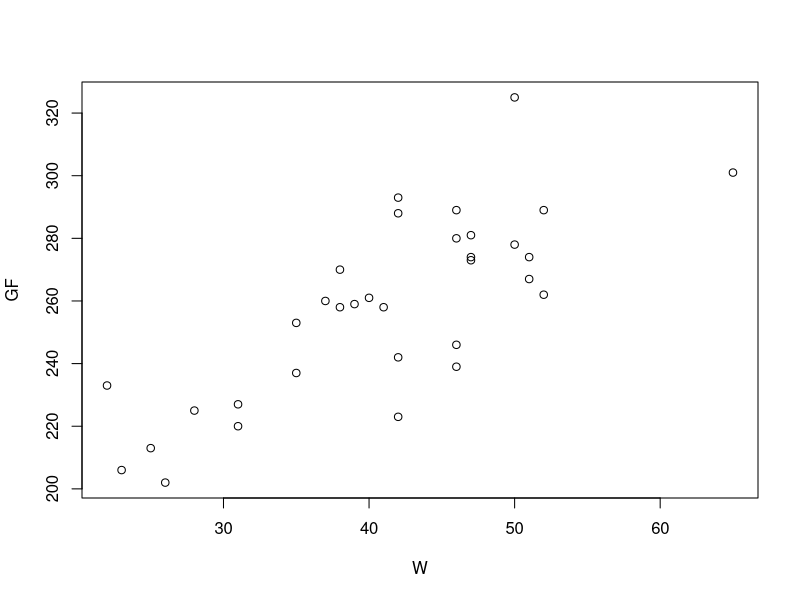
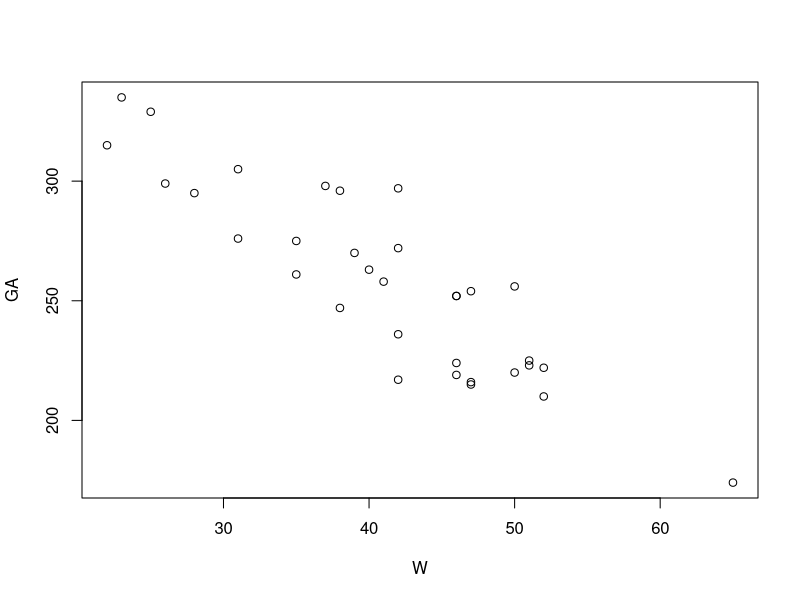
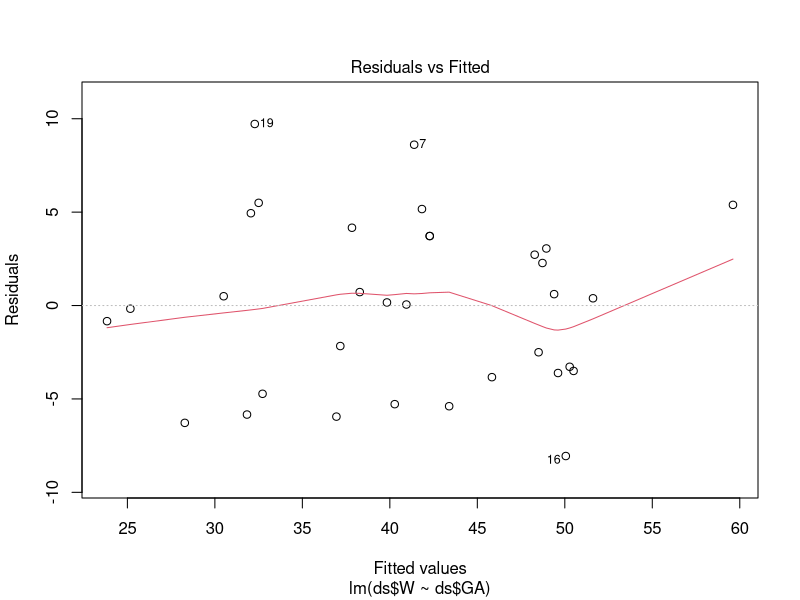
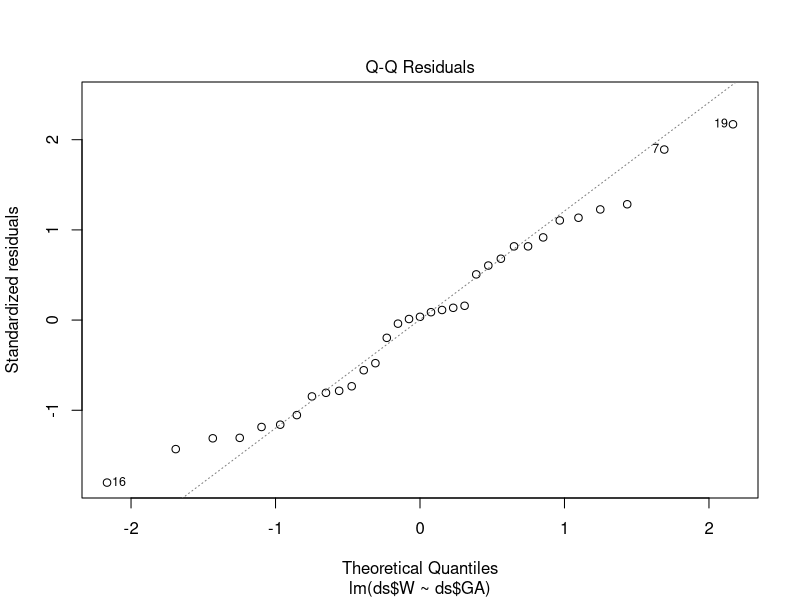
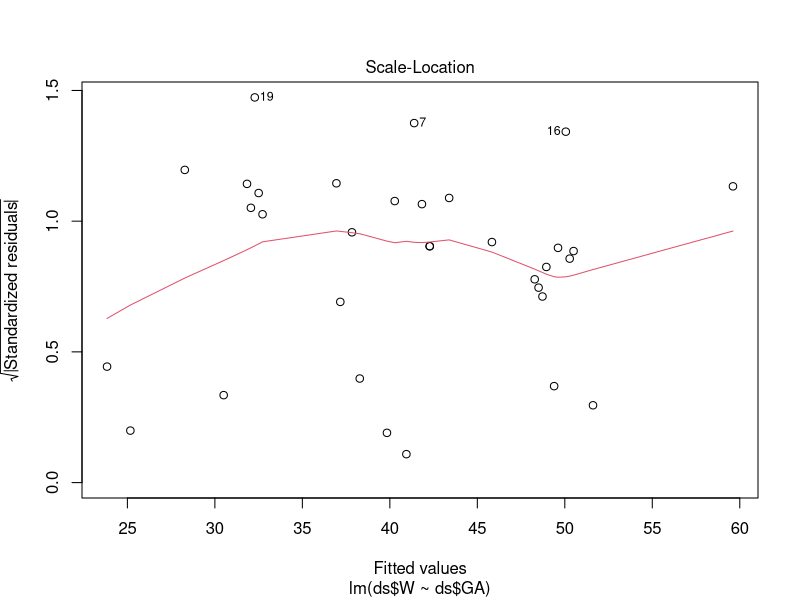
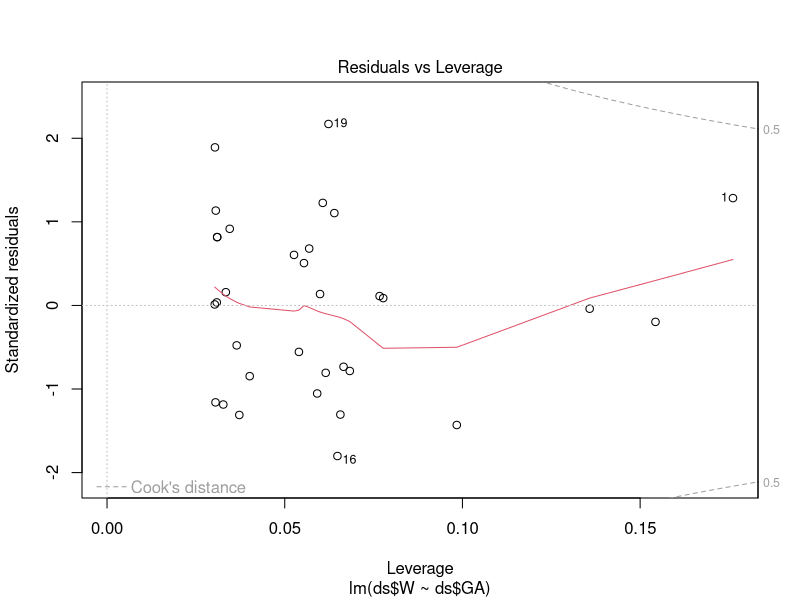
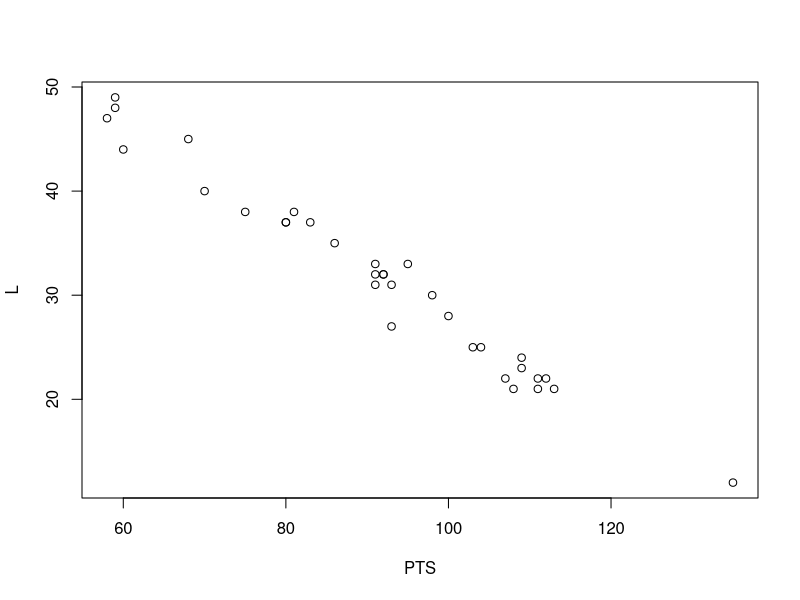
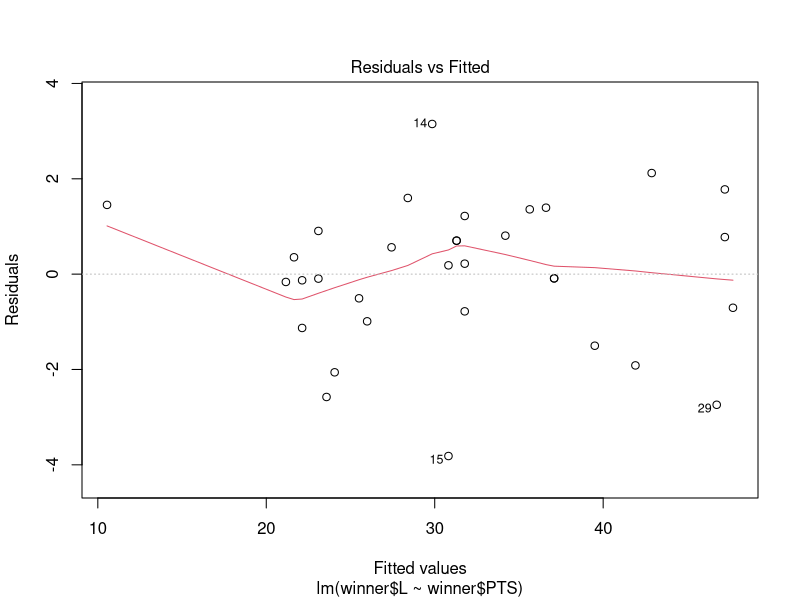

Write R code to recreate these figures, in order.
## ---- chunk 1
library(psych)
library(tidyverse)
ds <- read.csv("NHL.csv")

#plot function plots a scatter plot with the psych package
ds %>% select(W,GF) %>% plot()
## ---- chunk 2
#plot goals
ds %>% select(W,GA) %>% plot()
## ---- chunk 3
#do pearson correlation test
cor.test(ds$W, ds$GA)
## ---- chunk 4
#get the linear model
lm(ds$W ~ ds$GA) %>% plot()
## ---- chunk 5
mymodel <- lm(ds$W ~ ds$GA)
mymodel
summary(mymodel) #ANOVA
## ---- chunk 6
#homework choose two unique variables to expalain correlation and model

#make new dataset
winner <- read.csv("NHL.csv")

winner %>% select(PTS, L) %>% plot()
## ---- chunk 7
#meake pearson correlation
cor.test(winner$PTS, winner$L)
## ---- chunk 8
#get the linear model summary
lm(winner$L ~ winner$PTS) %>% plot()
## ---- chunk 9
#make summary statistics
winmod <- lm(winner$L ~ winner$PTS)
winmod
summary(winmod)
